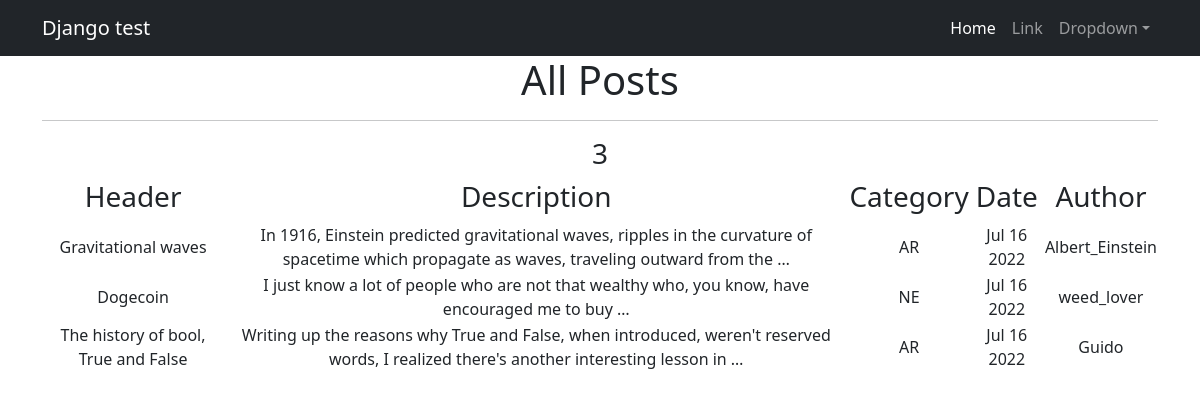
The page /posts/ on the database as committed earlier.
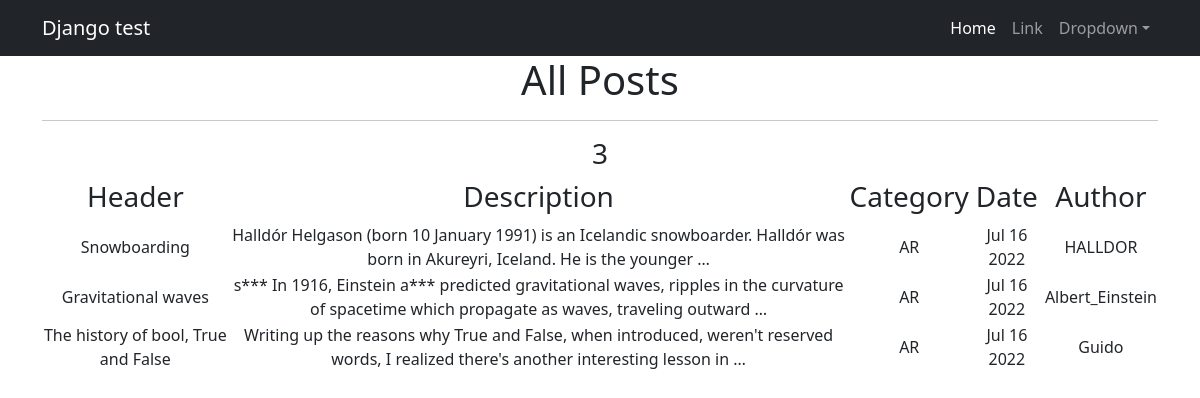
The same page on the database as committed later.
### newsportal/models.py (models this page shows, shortened)
class Post(models.Model):
    author = models.ForeignKey(Author, on_delete=models.CASCADE)
    choice_category = models.CharField(max_length=2, choices=CATEGORY_NAME)
    date_time_auto = models.DateTimeField(auto_now_add=True)
    category = models.ManyToManyField(Category, through='PostCategory')
    header_news = models.CharField(max_length=155)
    post_text = models.TextField()
    rating = models.IntegerField(default=0)

class Author(models.Model):
    user = models.OneToOneField(User, on_delete=models.CASCADE)
    rating = models.IntegerField(default=0)

### newsportal/views.py (the view)
# urls.py: path('', PostListView.as_view()),
class PostListView(ListView):
    model = Post
    ordering = '-rating'
    template_name = 'posts.html'
    context_object_name = 'posts'
    paginate_by = 3

### newsportal/templatetags/poll_extras.py (called while the page is built)
@register.filter()
def censor(value):
    censored_value = ' '.join(f"{i[0]}***" if i in bad_words else i for i in value.split())
    return censored_value

### templates/posts.html (shortened to what this page needs)
{% extends 'newsportal/default.html' %}
{% load poll_extras %}
{% block content %}
<h1>All Posts</h1>
   <hr>
   <h3>{{ posts|length }}</h3>
    {% if posts %}
       <table>
           <tr>
               <td><h3>Header</h3></td>
               <td><h3>Description</h3></td>
               <td><h3>Category</h3></td>
               <td><h3>Date</h3></td>
               <td><h3>Author</h3></td>
           </tr>
           {% for post in posts %}
           <tr>
               <td>{{ post.header_news }}</td>
               <td>{{ post.post_text | truncatewords:20 | censor }}</td>
               <td>{{ post.choice_category }}</td>
               <td>{{ post.date_time_auto| date:'M d Y' }}</td>
               <td>{{ post.author.user.username }}</td>
           </tr>
           {% endfor %}
       </table>
   {% else %}
       <h2>No posts yet.</h2>
   {% endif %}
{% endblock content %}

Rows that differ between the two databases and show on the page:
no longer on this page (row edited): Post: header_news "Dogecoin", post_text|censor "I just know a lot of people who are not that wealthy who, you know, have encouraged me to buy …", choice_category "NE", date_time_auto "Jul 16 2022", author.user.username "weed_lover"
now on this page (row edited): Post: header_news "Snowboarding", post_text|censor "Halldór Helgason (born 10 January 1991) is an Icelandic snowboarder. Halldór was born in Akureyri, Iceland. He is the younger …", choice_category "AR", date_time_auto "Jul 16 2022", author.user.username "HALLDOR"
changed Post "Gravitational waves": post_text|censor "In 1916, Einstein predicted gravitational waves, ripples in the curvature of spacetime which propagate as waves, traveling outward from the …" → "s*** In 1916, Einstein a*** predicted gravitational waves, ripples in the curvature of spacetime which propagate as waves, traveling outward …"
